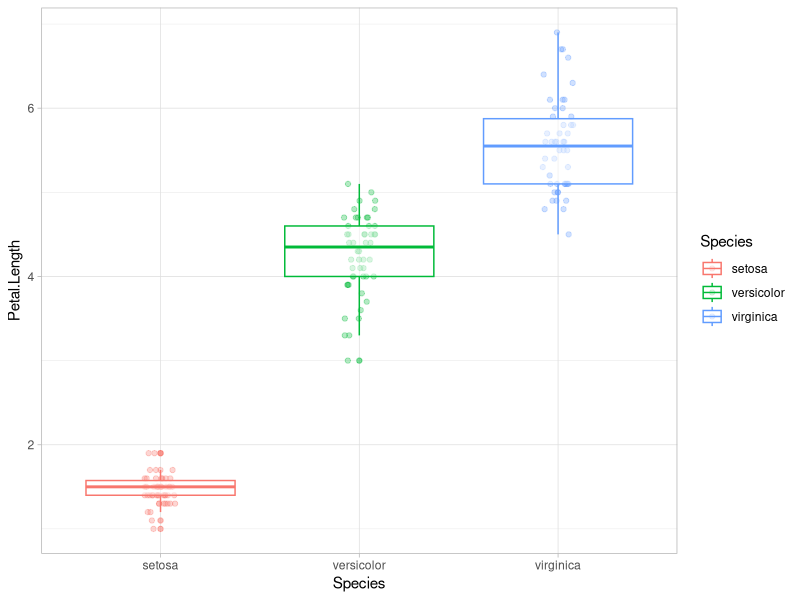
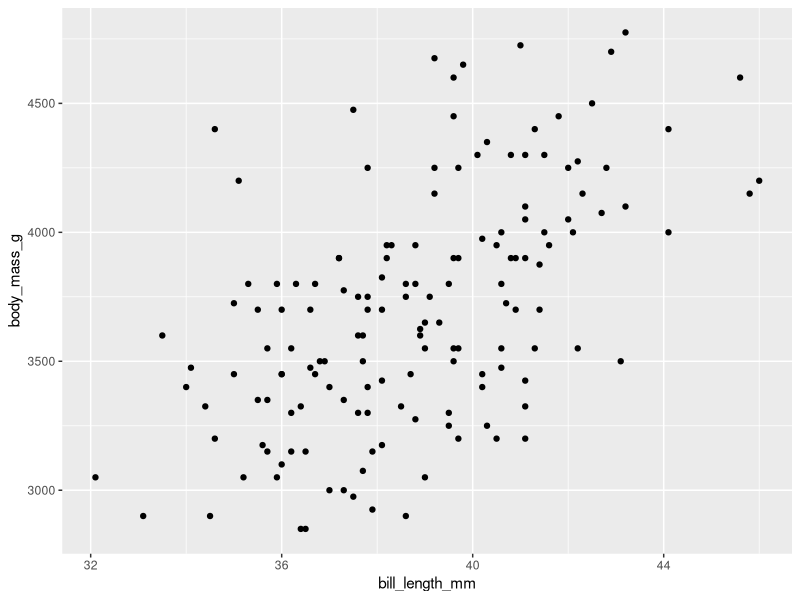
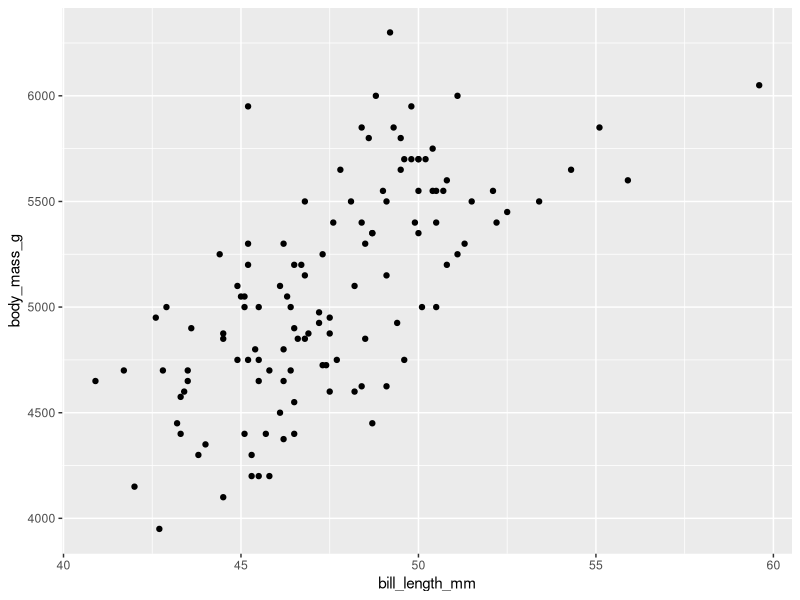
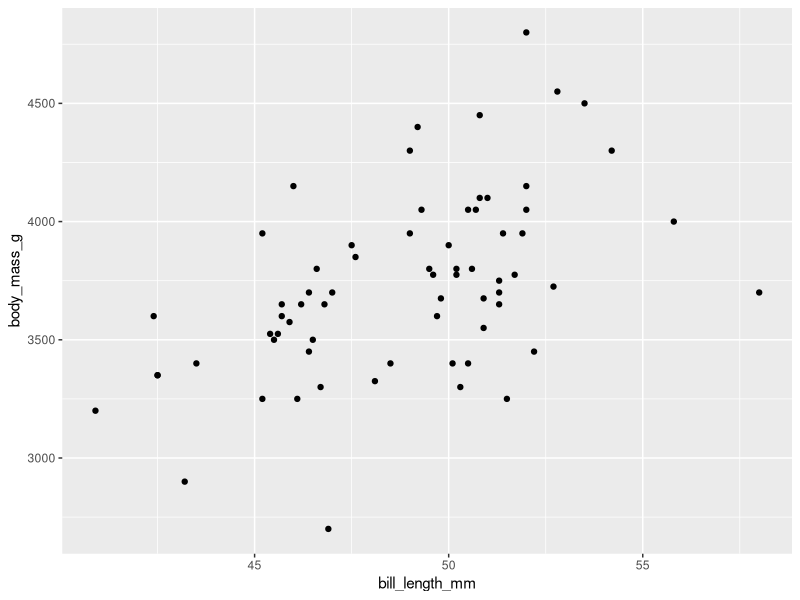

R code for these plots, in order:
## ---- chunk 1

# 1
10 * 3

# 2
misvalores <- 1901:2000

# 3
misvalores + 5

# 4
misvalores * misvalores

## ---- chunk 2

library(palmerpenguins)
library(tidyverse)

# 1
adelie <- penguins |> 
  filter(species == "Adelie") |> 
  arrange(flipper_length_mm)

# 2
adelie_subset <- adelie |> 
  select(island, contains("bill"))

# 3
adelie2 <- adelie |> 
  select(-species)
## ---- chunk 3

# 1
penguins |> 
  group_by(island) |> 
  summarise(n = n(),
            mean_flipper_length = mean(flipper_length_mm, na.rm = TRUE))

# 2
penguins |> 
  mutate(mass_by_length = body_mass_g / flipper_length_mm) |> 
  select(mass_by_length, everything())

## ---- chunk 4

dividirpor100 <- function(x) {
  x / 100
}

dividirpor100(30)

## ---- chunk 5

# R base
estandarizar <- function(x) {
  (x - mean(x, na.rm = TRUE)) / sd(x, na.rm = TRUE)
}

estandarizar(penguins$bill_length_mm)

# Tidyverse
estandarizar_tidy <- function(data, x) {
  ({{ x }} - mean({{ x }}, na.rm = TRUE)) / sd({{ x }}, na.rm = TRUE)
} 

penguins |> 
  mutate(st_bill_length = estandarizar(x = bill_length_mm)) |> 
  select(bill_length_mm, st_bill_length)

## ---- chunk 6

explorar_penguins <-
  function(var) {
    ggplot(penguins_num, aes(x = species, y = .data[[var]], color = sex)) +
      geom_point(position = position_jitterdodge(), alpha = 0.3) +
      geom_boxplot(alpha = 0.5) +
      scale_color_manual(values = c("turquoise", "goldenrod1")) +
      theme_light() +
      ylab(var)
  }

explorar_df <- function(datos, var, categoria, color) {
  ggplot(data = datos, aes(x = .data[[categoria]], y = .data[[var]], color = .data[[color]])) + 
    geom_point(position = position_jitterdodge(), alpha = 0.3) +
    geom_boxplot(alpha = 0.5) + 
    theme_light() + ylab(var)
}

explorar_df(datos = iris, # iris es un dataset cargado en RStudio por defecto
            var = "Petal.Length",
            categoria = "Species",
            color = "Species")

## ---- chunk 7

sum_10 <- function(x) {
  x + 10
}

map(1:4, sum_10)

## ---- chunk 8

map(penguins, \(x) mean(x))
map(penguins, \(x) mean(x, na.rm = T)) # opcion 1
map(penguins, mean, na.rm = T) # opcion 2

## ---- chunk 9

map_lgl(penguins, is.numeric)
penguins_num <- penguins[ , map_lgl(penguins, is.numeric)] 
map_dbl(penguins_num, median, na.rm = T)
map_chr(penguins, class)
map_int(penguins, \(x) length(unique(x)))
1:4 |> 
  map_vec(\(x) as.Date(ISOdate(x + 2024, 05, 13)))

## ---- chunk 10

penguins_list <- penguins |>
  group_split(species)

# asignamos nombres a las listas
names(penguins_list) <- c("p1", "p2", "p3")

# solucion al ejercicio
map2(penguins_list, names(penguins_list), \(x, y)
        mutate(x, nombre = y))

## ---- chunk 11

# primero eliminamos NA de bill_length_mm
penguins_nona <- penguins |> 
  drop_na(bill_length_mm)

penguins_nested <- penguins_nona |>
  group_by(species) |>
  nest() |> 
  mutate(
    lm_obj = map(data, \(df) lm(
      bill_length_mm ~ body_mass_g,
      data = df)),
    pred = map2(lm_obj, data,
                \(x, y) predict(x, y)),
    # solucion al ejercicio
    corr = map2_dbl(pred, data,
                    \(x, y) cor(x, y$bill_length_mm))
  )

# unnest()
penguins_nested |> 
  unnest(pred) |> 
  select(!c(data, lm_obj))

## ---- chunk 12

# ejercicio 9.1.1
penguins_list <- penguins |>
  group_split(species)

# asignamos nombres a las listas
names(penguins_list) <- c("p1", "p2", "p3")

# ejercicio 9.2.1
pmap(list(penguins_list, names(penguins_list)), \(x, y)
     mutate(x, nombre = y))

## ---- chunk 13

penguins_nested <- penguins |>
  group_by(species) |>
  nest()

penguins_nested_str <- penguins_nested |> 
  mutate(path = str_glue("penguins_{species}.csv"))

penguins_nested_str

walk2(penguins_nested_str$data, penguins_nested_str$path, write_csv)

## ---- chunk 14

gg_penguins_bill_body <- function(data_df) {
  ggplot(aes(bill_length_mm, body_mass_g),
         data = data_df) +
    geom_point()
}

penguins_nested <- penguins |>
  group_by(species) |>
  nest() |> 
  mutate(
    gg_obj = map(data, \(df) gg_penguins_bill_body(
      data_df = df
    ))
  )

penguins_nested_str <- penguins_nested |> 
  mutate(path = str_glue("penguins_{species}.png"))

penguins_nested_str

pwalk(list(plot = penguins_nested_str$gg_obj, filename = penguins_nested_str$path), ggsave)

## ---- chunk 15

penguins |> 
  map(safely(log)) |> 
  transpose()

## ---- chunk 16
Sys.time()
sessionInfo()
